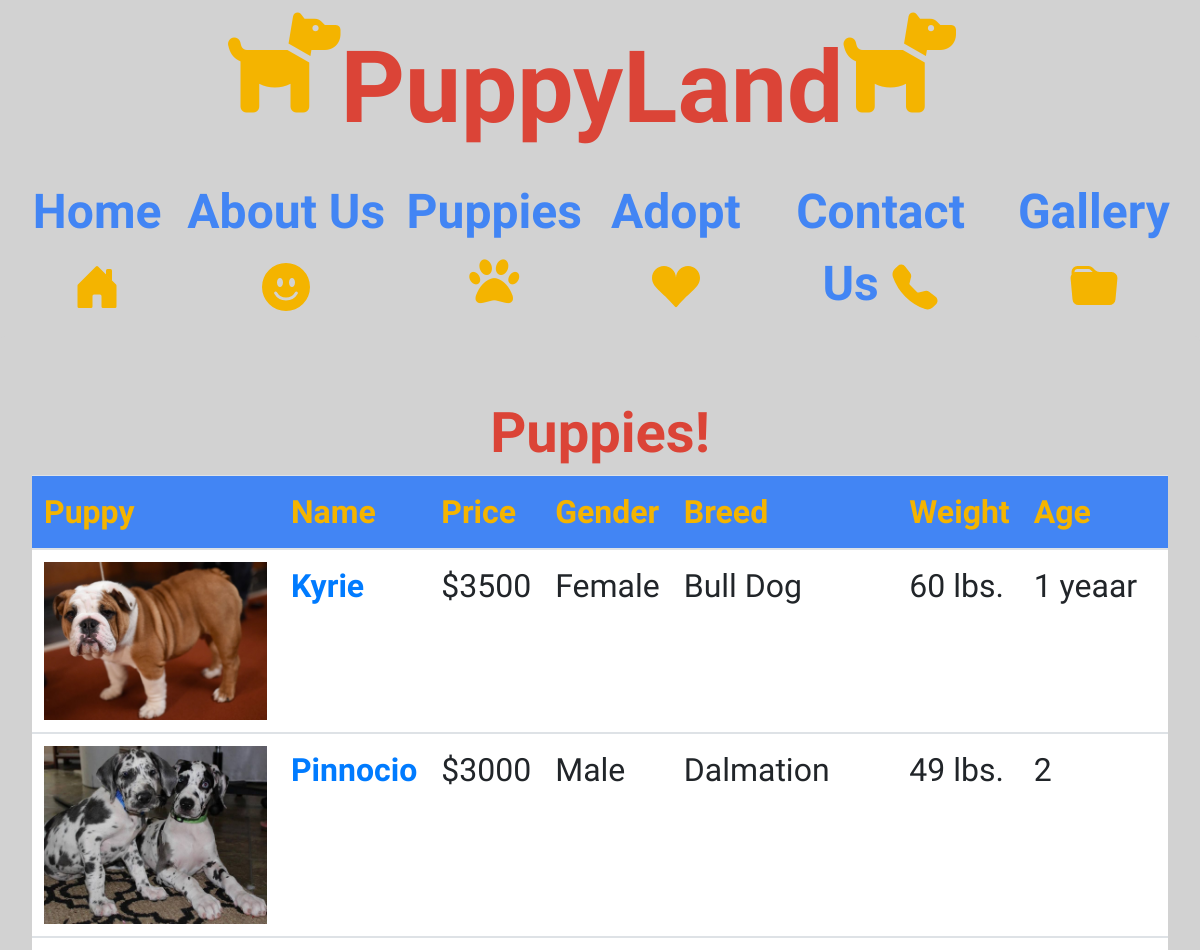
The app's page /puppies (upper part), older data.
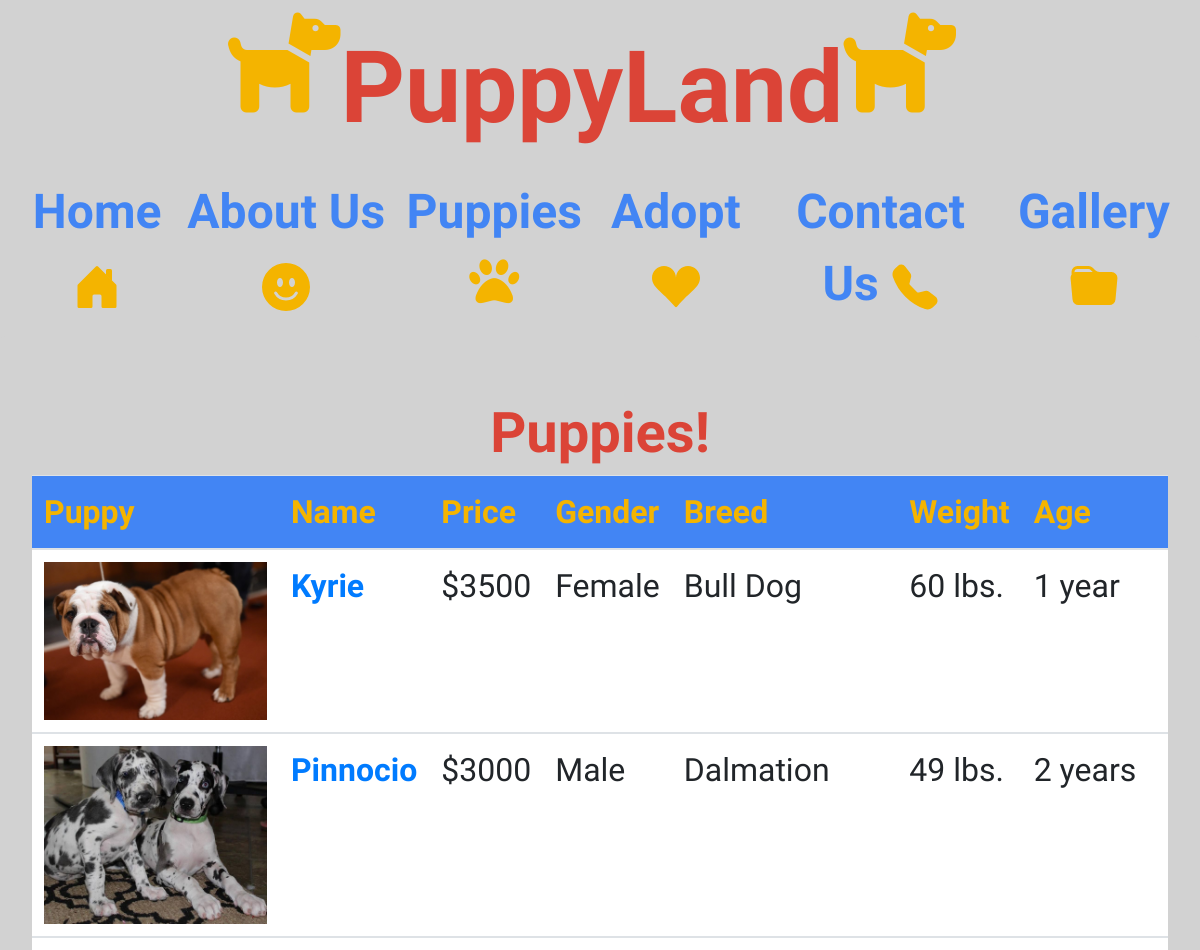
The same page, newer data.
### main/models.py (models this page shows, shortened)
class Dog(models.Model):
    dog_name = models.CharField(max_length=255)
    dog_breed = models.CharField(max_length=255)
    dog_gender = models.CharField(default = 000, max_length = 20)
    dog_weight = models.IntegerField()
    dog_age=models.CharField(default=0, max_length=200)
    dog_price=models.IntegerField(default=3000)
    img = models.FileField(default=None,null=True)
    created_at = models.DateTimeField(auto_now_add=True)
    updated_at = models.DateTimeField(auto_now=True)
    objects= DogManager()

### main/views.py (the view)
# urls.py: path('puppies',views.puppies),
def puppies(request):
    context = {
        'all_dogs': Dog.objects.all()
    }
    return render(request,'puppies.html',context)

### main/templates/puppies.html (shortened to what this page needs)
<!DOCTYPE html>
<html lang="en">
<head>
    <link rel="stylesheet" href="https://stackpath.bootstrapcdn.com/bootstrap/4.4.1/css/bootstrap.min.css">
    <link rel="stylesheet" href="static/css/style.css">
</head>
<body>
    <div class="fluid-container">
        <nav class="navbar navbar-expand-lg navbar-dark bg-primary">
            <a class="navbar-brand" href="/"><i class='fas fa-dog' style='font-size:100px'></i> PuppyLand <i class='fas fa-dog' style='font-size:100px'></i></a>
            <div class="collapse navbar-collapse" id="navbarNavAltMarkup">
                <div class="navbar-nav">
                    <a class="nav-link" href="/"> Home <span class="sr-only">(current)</span></a>
                    <a class="nav-link" href="/aboutus"> About Us </a>
                    <a class="nav-link" href="/puppies"> Puppies <i class='fas fa-paw' style='font-size:50px'></i></a>
                    <a class="nav-link" href="/adopt"> Adopt <svg xmlns="http://www.w3.org/2000/svg" width="1em" height="1em" fill="currentColor" class="bi bi-suit-heart-fill" viewBox="0 0 16 16">
                        <path d="M4 1c2.21 0 4 1.755 4 3.92C8 2.755 9.79 1 12 1s4 1.755 4 3.92c0 3.263-3.234 4.414-7.608 9.608a.513.513 0 0 1-.784 0C3.234 9.334 0 8.183 0 4.92 0 2.755 1.79 1 4 1z"/>
                      </svg> </a>
                    <a class="nav-link" href="/contactus"> Contact Us </a>
                    <a class="nav-link" href="gallery"> Gallery </a>
                </div>
            </div>
        </nav>
        <div class="jumbotron">
            <h1 class="display-4">Puppies!</h1>
        <table class="table">
            <thead class="thead">
              <tr>
                <th scope="col">Puppy</th>
                <th scope="col">Name</th>
                <th scope="col">Price</th>
                <th scope="col">Gender</th>
                <th scope="col">Breed</th>
                <th scope="col">Weight</th>
                <th scope="col">Age</th>
              </tr>
            </thead>
            <tbody>
              <tr>
                {%for dog in all_dogs reversed%}
                <td>
                  <img class="img-fluid"  src="{{MEDIA_URL}}{{dog.img}}" alt="">
                </td>
                <th scope="row"><a href="dog{{dog.id}}"> {{dog.dog_name}} </a></th>
                <td>${{dog.dog_price}}</td>
                <td>{{dog.dog_gender}}</td>
                <td>{{dog.dog_breed}}</td>
                <td>{{dog.dog_weight}} lbs.</td>
                <td>{{dog.dog_age}}</td>
              </tr>
            </tbody>
            {% endfor %}
          </table>
    </div>
</body>
</html>

Row changes from the older to the newer data that the page shows:
changed Dog "Kyrie": dog_age "1 yeaar" → "1 year"
changed Dog "Pinnocio": dog_age "2" → "2 years"
